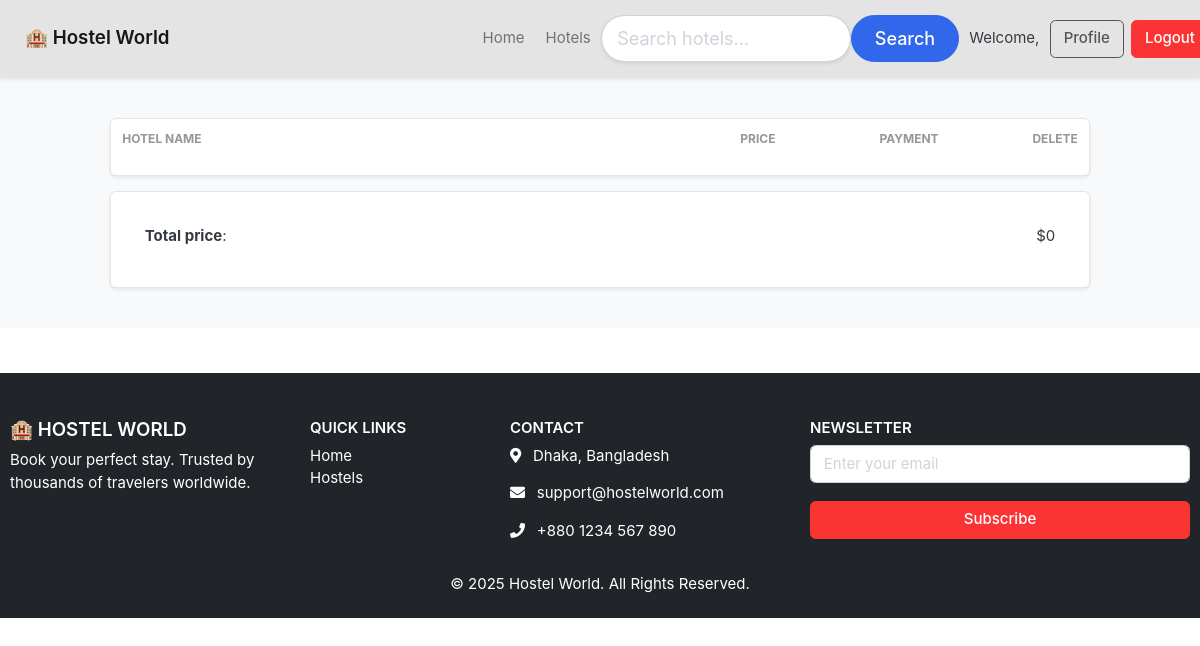
Before: /booking/ (signed in) with the older database file.
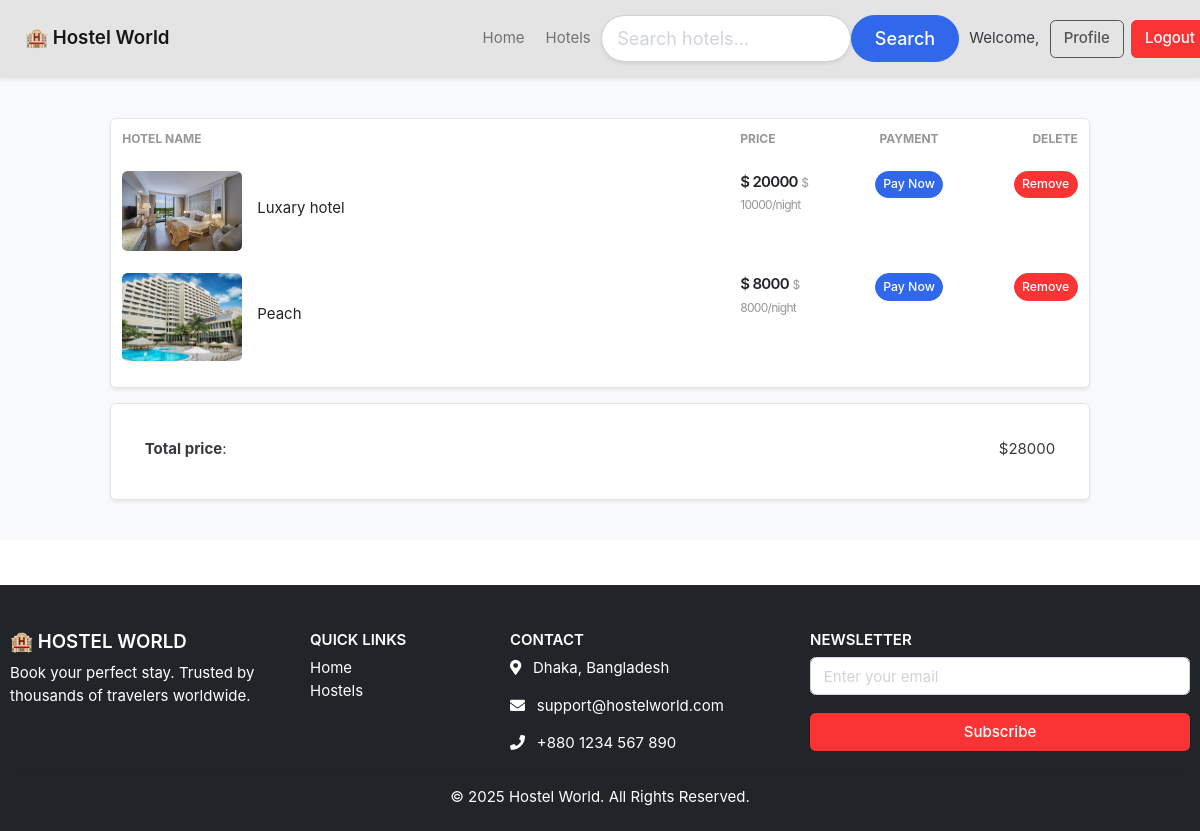
After: the same page with the newer database file.
### booking/models.py (models this page shows, shortened)
class BookingItem(models.Model):
    user = models.ForeignKey(User, on_delete=models.CASCADE, null=True)
    hostel = models.ForeignKey(Hotel, on_delete=models.CASCADE)
    booking = models.ForeignKey(Booking, on_delete=models.CASCADE, null = True)
    quantity = models.IntegerField()
    is_active = models.BooleanField(default=True)
    def sub_total(self):
        return self.hostel.price * self.quantity

### hostel/models.py (models this page shows, shortened)
class Hotel(models.Model):
    hostel_name = models.CharField(max_length=100, unique=True)
    slug = models.SlugField(max_length=200, unique=True)
    description = models.CharField(max_length=500, blank=True)
    location = models.CharField(max_length=50, blank=True)
    price = models.IntegerField()
    images = models.ImageField(upload_to='photos/hostel')
    stock = models.IntegerField()
    is_available = models.BooleanField(default=True)
    created_date = models.DateTimeField(auto_now_add=True)
    modified_date = models.DateTimeField(auto_now=True)

### booking/views.py (the view)
# urls.py: path('',views.booking, name='booking'),
@login_required(login_url='login')
def booking(request, total=0, quantity=0, booking_items=None):
    try:
        if request.user.is_authenticated:
            booking_items = BookingItem.objects.filter(
                user=request.user, is_active=True)
        else:
            booking = Booking.objects.get(booking_id=_booking_id(request))
            booking_items = BookingItem.objects.filter(booking=booking, is_active=True)
        for booking_item in booking_items:
            total += (booking_item.hostel.price * booking_item.quantity)
            quantity += booking_item.quantity
    except ObjectDoesNotExist:
        pass  # just ignore
    context = {
        'total': total,
        'quantity': quantity,
        'booking_items': booking_items,
    }
    return render(request, 'booking_store.html', context)

### booking/templates/booking_store.html (shortened to what this page needs)
{% extends "base.html" %} {% block body %}
<section class="section-content padding-y bg">
  <div class="container">
    <div class="row justify-content-center">
      <aside class="col-12 col-md-10">
        <div class="card shadow-sm">
          <div class="table-responsive">
            <table class="table table-borderless table-shopping-booking">
              <thead class="text-muted">
                <tr class="small text-uppercase">
                  <th scope="col">Hotel Name</th>
                  <th scope="col" width="120">Price</th>
                  <th scope="col" width="120" class="text-center">Payment</th>
                  <th scope="col" width="120" class="text-right">Delete</th>
                </tr>
              </thead>
              <tbody>
                {% for booking_item in booking_items %}
                <tr>
                  <td>
                    <figure class="itemside d-flex align-items-center">
                      <div
                        class="aside"
                        style="width: 120px; flex-shrink: 0; max-width: 30vw"
                      >
                        <img
                          src="{{ booking_item.hostel.images.url }}"
                          class="rounded img-fluid"
                          alt="Hotel image"
                          style="width: 100%; height: auto"
                        />
                      </div>
                      <figcaption class="info ms-3">
                        <a
                          href="{% url 'hostel_details' booking_item.hostel.id %}"
                          class="title text-dark"
                        >
                          {{ booking_item.hostel.hostel_name }}
                        </a>
                      </figcaption>
                    </figure>
                  </td>
                  <td>
                    <div class="price-wrap">
                      <var class="price">$ {{ booking_item.sub_total }}</var>
                      <small class="text-muted"
                        >$ {{ booking_item.hostel.price }}/night</small
                      >
                    </div>
                  </td>
                  <td class="text-center">
                    {% if not booking_item.is_paid %}
                    <a
                      href="{% url 'payment_page' booking_item.id %}"
                      class="btn btn-primary btn-sm rounded-pill"
                    >
                      Pay Now
                    </a>
                    {% endif %}
                  </td>
                  <td class="text-right">
                    <a
                      href="{% url 'remove_booking_item' booking_item.hostel.id booking_item.id %}"
                      onclick="return confirm('Are you sure you want to delete this item?')"
                      class="btn btn-danger btn-sm rounded-pill"
                    >
                      Remove
                    </a>
                  </td>
                </tr>
                {% endfor %}
              </tbody>
            </table>
          </div>
        </div>
        <div class="card mt-3 p-3 shadow-sm">
          <div class="card-body">
            <dl class="dlist-align">
              <dt><b>Total price</b>:</dt>
              <dd class="text-right">${{ total }}</dd>
            </dl>
          </div>
        </div>
      </aside>
    </div>
  </div>
</section>
{% endblock body %}

Changed rows visible on the page:
added BookingItem: hostel.images (picture), hostel.hostel_name "Luxary hotel", sub_total "20000", hostel.price "10000"
added BookingItem: hostel.images (picture), hostel.hostel_name "Peach", sub_total "8000", hostel.price "8000"
Other visible differences:
{{ total }}: "0" → "28000"
